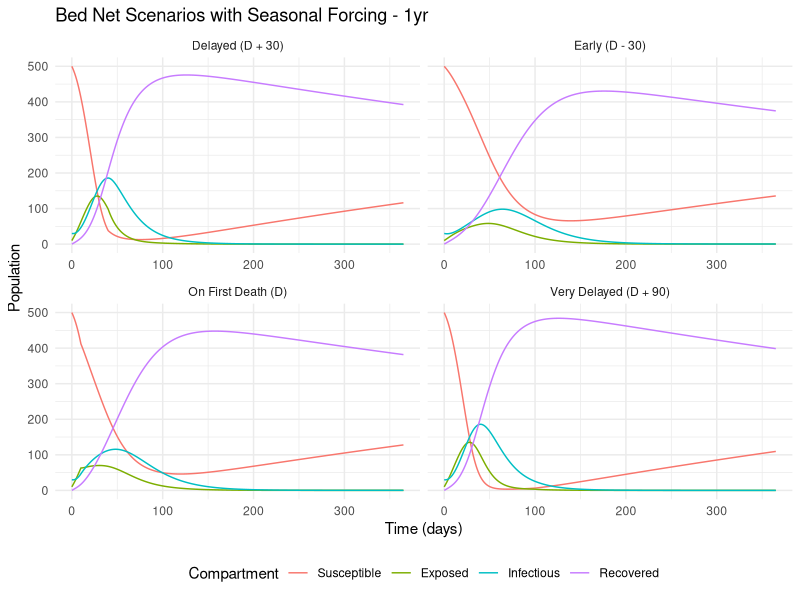
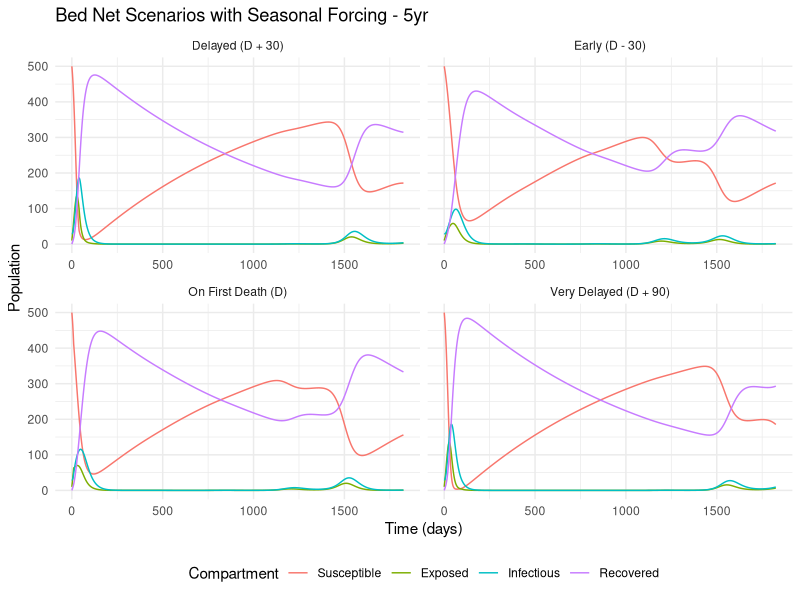
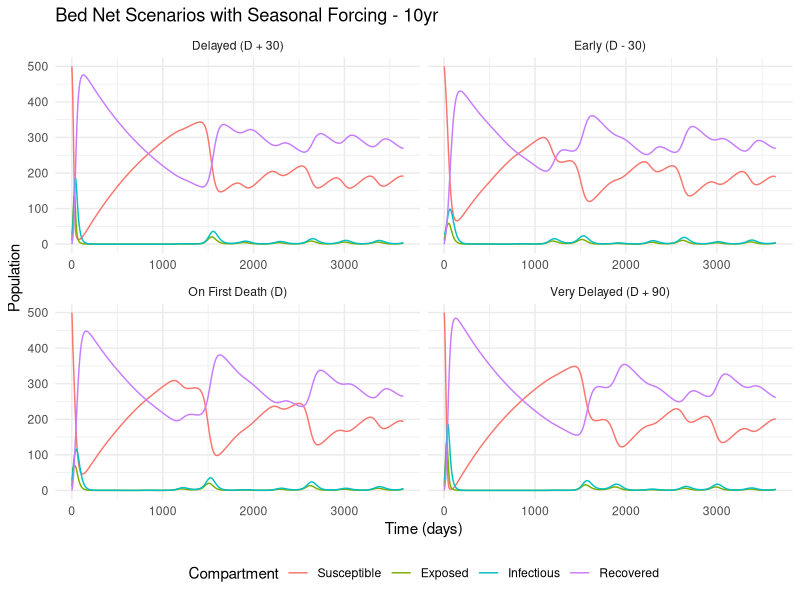

These charts were generated, in order, by the following R code:
library(deSolve)
library(ggplot2)
library(dplyr)
library(tidyr)

# Bed net seasonal logistic model
diff_HV_bednet_seasonal <- function(t, pop, para){
  alpha_t <- para$alpha_bar * (1 + para$A * cos(2 * pi * t / para$T + para$phi))
  b_v_t <- para$b_v_bar * (1 + para$A_b * cos(2 * pi * t / para$T + para$phi_b))
  
  Sh <- pop[1]; Eh <- pop[2]; Ih <- pop[3]; Rh <- pop[4]; Vh <- pop[5]
  Ddh <- pop[6]; Dmh <- pop[7]; Sv <- pop[8]; Ev <- pop[9]; Iv <- pop[10]; Dv <- pop[11]
  Nh <- Sh + Eh + Ih + Rh + Vh
  Nv <- Sv + Ev + Iv
  
  eta_t <- ifelse(t >= para$t_bednets, para$eta, 0)
  alpha_eff <- (1 - eta_t) * alpha_t
  
  lambda_h <- para$f_h * alpha_eff * para$p_h * Iv / Nh
  lambda_v <- para$f_h * alpha_eff * para$p_v * Ih / Nh
  
  logistic_birth <- b_v_t * Nv * (1 - Nv / para$K_v)
  
  dSh  <- (1 - para$nu) * para$b_h * Nh + para$omega * Rh + para$omega_v * Vh - lambda_h * Sh - para$mu_h * Sh
  dEh  <- lambda_h * Sh - para$sigma_h * Eh - para$mu_h * Eh + (1 - para$epsilon_v) * lambda_h * Vh
  dIh  <- para$sigma_h * Eh - para$gamma * Ih - (para$mu_h + para$d) * Ih
  dRh  <- para$gamma * Ih - para$omega * Rh - para$mu_h * Rh
  dVh  <- para$nu * para$b_h * Nh - para$omega_v * Vh - (1 - para$epsilon_v) * lambda_h * Vh - para$mu_h * Vh
  dDdh <- para$d * Ih
  dDmh <- para$mu_h * (Ih + Eh + Sh + Vh + Rh)
  dSv  <- logistic_birth - lambda_v * Sv - para$mu_v * Sv
  dEv  <- lambda_v * Sv - para$sigma_v * Ev - para$mu_v * Ev
  dIv  <- para$sigma_v * Ev - para$mu_v * Iv
  dDv  <- para$mu_v * (Sv + Ev + Iv)
  
  return(list(c(dSh, dEh, dIh, dRh, dVh, dDdh, dDmh, dSv, dEv, dIv, dDv)))
}

ODE_model <- function(para, ICs, maxtime){
  t_seq <- seq(0, maxtime, 1)
  out <- ode(y = ICs, times = t_seq, func = diff_HV_bednet_seasonal, parms = para, method = "ode45")
  as.data.frame(out)
}

# Parameters
base_para <- list(
  b_h = 1.1e-5, b_v_bar = 0.25, f_h = 0.6,
  alpha_bar = 0.8, p_h = 0.2, p_v = 0.5,
  sigma_h = 1/10, sigma_v = 1/15,
  gamma = 1/20, omega = 0.0009, d = 0.003,
  mu_h = 1.1e-5, mu_v = 0.1,
  nu = 0, epsilon_v = 0, omega_v = 0,
  A = 0.3, T = 365, phi = 0,
  A_b = 0.2, phi_b = 0,
  eta = 0.5,
  t_bednets = Inf,
  K_v = 5000
)

ICs <- c(Sh = 500, Eh = 10, Ih = 30, Rh = 0, Vh = 0,
         Ddh = 0, Dmh = 0,
         Sv = 4000, Ev = 100, Iv = 50, Dv = 0)

time_horizons <- list("1yr" = 365, "5yr" = 1825, "10yr" = 3650)
all_runs <- list()

for (label in names(time_horizons)) {
  maxtime <- time_horizons[[label]]
  para <- base_para
  
  # Baseline run to find first death
  para$t_bednets <- Inf
  baseline <- ODE_model(para, ICs, maxtime)
  first_death_day <- which(baseline$Ddh >= 1)[1] - 1
  if (is.na(first_death_day)) next
  
  timings <- list(
    "Early (D - 30)" = max(0, first_death_day - 30),
    "On First Death (D)" = first_death_day,
    "Delayed (D + 30)" = first_death_day + 30,
    "Very Delayed (D + 90)" = first_death_day + 90
  )
  
  scenarios <- lapply(names(timings), function(name){
    para$t_bednets <- timings[[name]]
    sim <- ODE_model(para, ICs, maxtime)
    sim$scenario <- name
    sim$time_horizon <- label
    sim
  })
  
  all_runs[[label]] <- do.call(rbind, scenarios)
}

all_bednet_data <- do.call(rbind, all_runs)

# Plot SEIRV by scenario and horizon
seir_long <- all_bednet_data %>%
  select(time, time_horizon, scenario, Sh, Eh, Ih, Rh) %>%
  pivot_longer(cols = c(Sh, Eh, Ih, Rh), names_to = "Compartment", values_to = "Count")

seir_long$Compartment <- factor(seir_long$Compartment,
                                levels = c("Sh", "Eh", "Ih", "Rh"),
                                labels = c("Susceptible", "Exposed", "Infectious", "Recovered"))

# Plot SEIRV dynamics separately for each time horizon
for (horizon in unique(seir_long$time_horizon)) {
  data_subset <- seir_long %>% filter(time_horizon == horizon)
  
  p <- ggplot(data_subset, aes(x = time, y = Count, color = Compartment)) +
    geom_line() +
    facet_wrap(~ scenario, ncol = 2, scales = "free_x") +
    labs(title = paste("Bed Net Scenarios with Seasonal Forcing -", horizon),
         x = "Time (days)", y = "Population") +
    theme_minimal() +
    theme(legend.position = "bottom")
  
  print(p)  # Show the plot 
}


summary_stats <- all_bednet_data %>%
  group_by(time_horizon, scenario) %>%
  summarise(
    final_Ddh = round(max(Ddh), 2),
    peak_Ih = round(max(Ih), 2),
    peak_day = time[which.max(Ih)],
    .groups = "drop"
  )

print(summary_stats)
